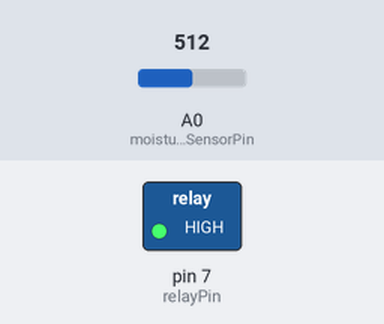
A sketch run on a simulated Arduino Uno, built with avr-gcc and run on an emulated ATmega328P. On the bench: switched loads named in the sketch (green lamp = pin HIGH). Inputs (shaded band) come from the test bench; at power-on: A0 (moistureSensorPin) = 512.

Above: at 2.8 s.
2.9 s: A0 (moistureSensorPin) set to 831
5.6 s: A0 (moistureSensorPin) set to 855
At 6.3 s:
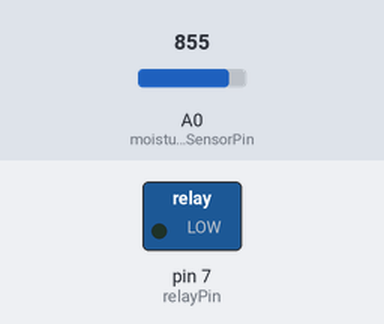
8.3 s: A0 (moistureSensorPin) set to 716
At 11.2 s:
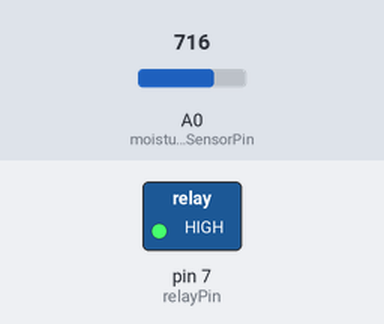
11.5 s: A0 (moistureSensorPin) set to 900
At 13.1 s:
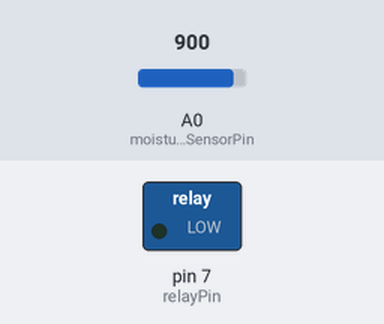
Timing chart, 0 to 14.6 s (numbered marks = the images above; inputs shaded):
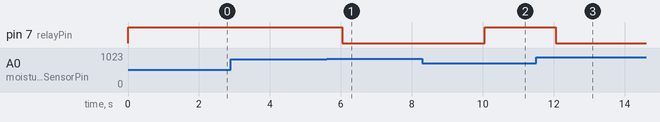

Measured:
- the behaviour switches between 838 and 839 on A0 (moistureSensorPin) (found by bisection; images 0 and 1)
- after the input at 2.9 s, every drawn part: stays the same
- after the input at 5.6 s, pin 7 (relayPin): HIGH → LOW after 0.43 s
- after the input at 8.3 s, pin 7 (relayPin): LOW → HIGH after 1.8 s
- after the input at 11.5 s, pin 7 (relayPin): HIGH → LOW after 0.56 s

The sketch:

Moi_Ralay_LCD_Arduino_Auto.ino
```cpp
#include <Wire.h>
#include <LiquidCrystal_I2C.h>
LiquidCrystal_I2C lcd(0x27, 20, 4);  // Initialize the LCD with the I2C address

const int moistureSensorPin = A0; // Analog pin for soil moisture sensor
const int relayPin = 7;           // Digital pin for relay control

void setup() {
  //lcd.init();                      // Initialize the LCD
  lcd.backlight();                 // Turn on the backlight

  pinMode(relayPin, OUTPUT);       // Set the relay pin as an output
  digitalWrite(relayPin, LOW);    // Ensure the relay is initially off
}

void loop() {
  // Read the soil moisture level from the sensor
  int moistureLevel = analogRead(moistureSensorPin); //ให้อ่านการวัดค่าเป็นอนาล็อก

  // Convert the analog value to a percentage (0-100%)
  int moisturePercentage = map(moistureLevel, 0, 1023, 0, 100); //ทำการแปลงค่า analog เป็นเปอร์เซ็นต์

  // Display moisture level on the LCD กำหนดให้แสดงค่าออกมาทาง LCD
  lcd.clear();
  lcd.setCursor(2, 0);
  lcd.print("Moisture   :");
  lcd.setCursor(16, 0);
  lcd.print(moisturePercentage);
  lcd.print("%");
  lcd.setCursor(2, 1);
  lcd.print("Value>= 81 :  ON ");

  // Check moisture level and control the relay
  if (moisturePercentage <= 81) {  //ถ้ามีค่าความชื้น น้อยกว่าหรือเท่ากับ 81 ให้รีเลย์ OFF
    digitalWrite(relayPin, HIGH);  // Turn the relay on
    lcd.setCursor(2, 2);
    lcd.print("Relay 1    :  OFF ");

  }                               //else if (moisturePercentage >= 80) {
  else {                          //ถ้าคำสั่งนอกเหนือจากบรรทัดที่ 32 ก็ให้รีเลย์ทำการ ON หรือรดน้ำต้นไม้
    digitalWrite(relayPin, LOW);  // Turn the relay off
    lcd.setCursor(2, 2);
    lcd.print("Relay 1    :  ON   ");
  }
  lcd.setCursor(5, 3);
  lcd.print("Smart Farm");
  lcd.setCursor(21, 3);
  lcd.print("");

  delay(2000);  // Delay for 1 second before taking the next reading
}
```
